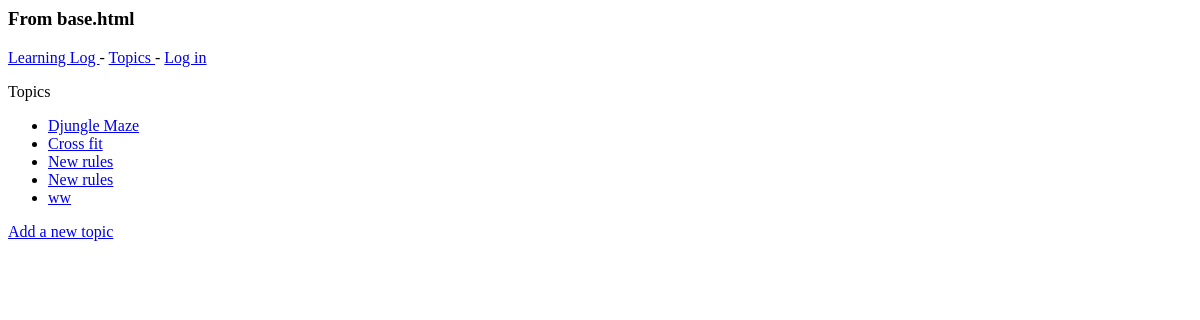
/topics/, run on an earlier commit of the app's database.
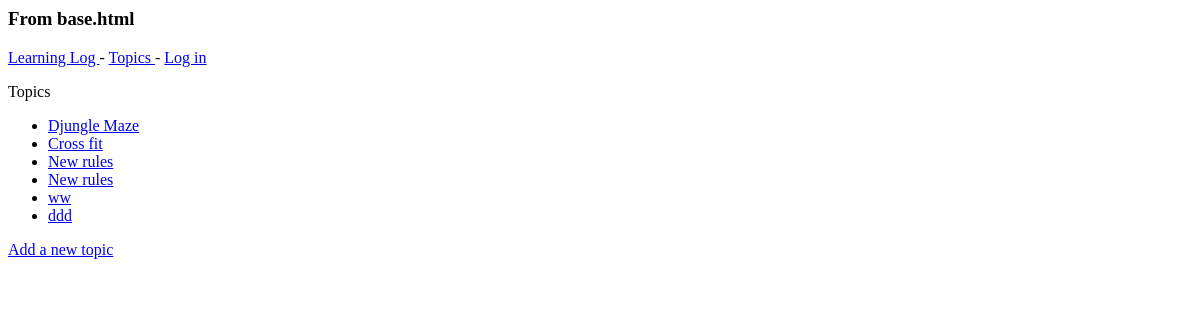
And on a later commit of the database.
### learning_logs/models.py (models this page shows)
class Topic(models.Model): # inherit from Django's base Model class
    text = models.CharField(max_length=200) # allocates 200 chars in database
    data_added = models.DateTimeField(auto_now_add=True) # sets to current data/time when new topic created
    def __str__(self):
        return self.text

### learning_logs/views.py (the view)
# urls.py: path('topics/', views.topics, name = 'topics'),
def topics(request):
    topics = Topic.objects.order_by('data_added')
    context = {'topics': topics}
    return render(request, 'learning_logs/topics.html', context)

### learning_logs/templates/learning_logs/topics.html
{% extends "learning_logs/base.html" %}
{% block content %}
    <p> Topics </p>
    <ul>
        {% for topic in topics %}
            <li>
                <a href="{% url 'learning_logs:topic' topic.id %}">{{ topic }}</a>
            </li>
        {% empty %}
            <li> No topics have been added yet </li>
        {% endfor%}
    </ul>
    <a href = "{% url 'learning_logs:new_topic' %}"> Add a new topic </a>
{% endblock content %}

What changed in the data, as far as the page shows it:
added Topic: text "ddd"
